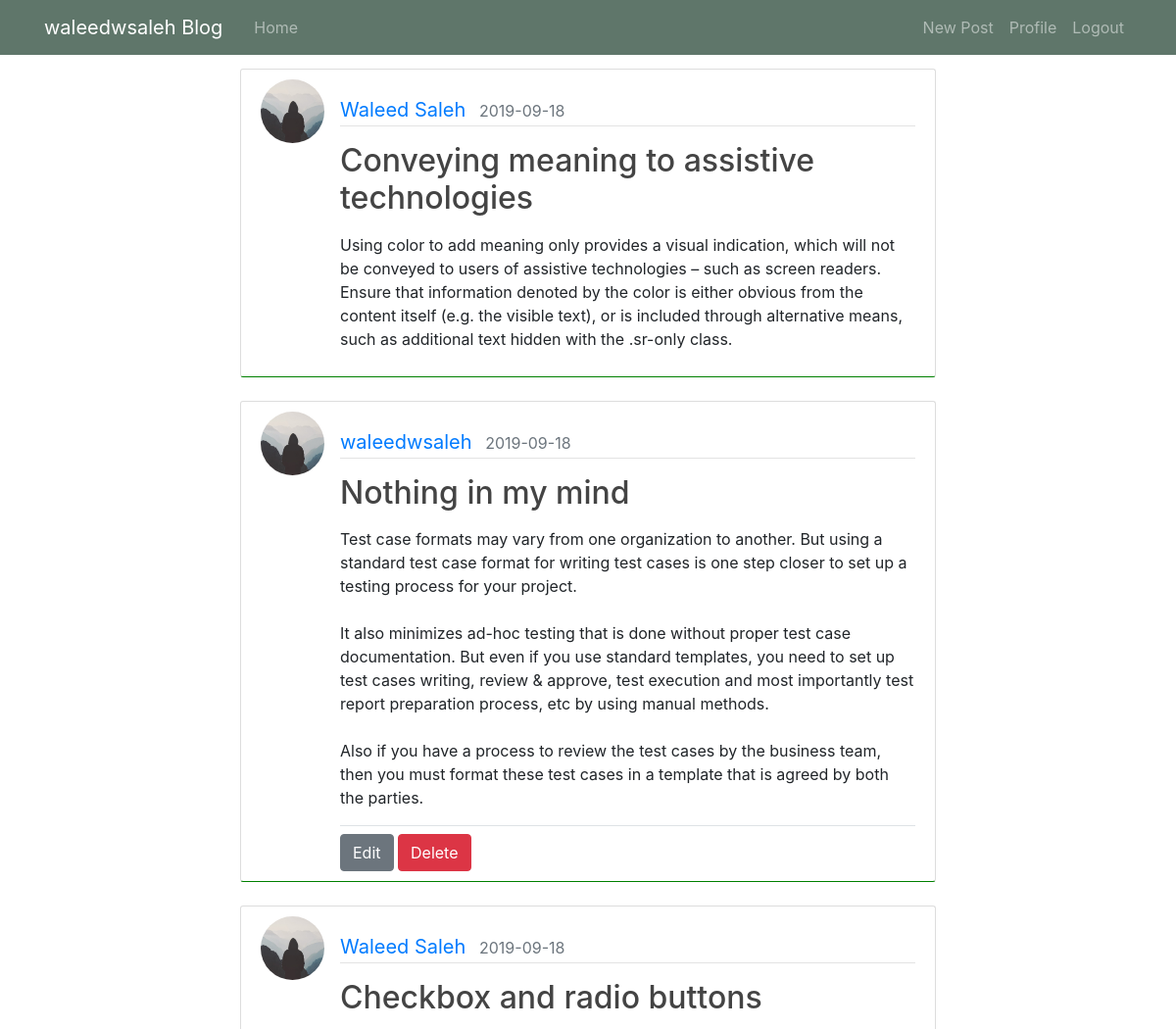
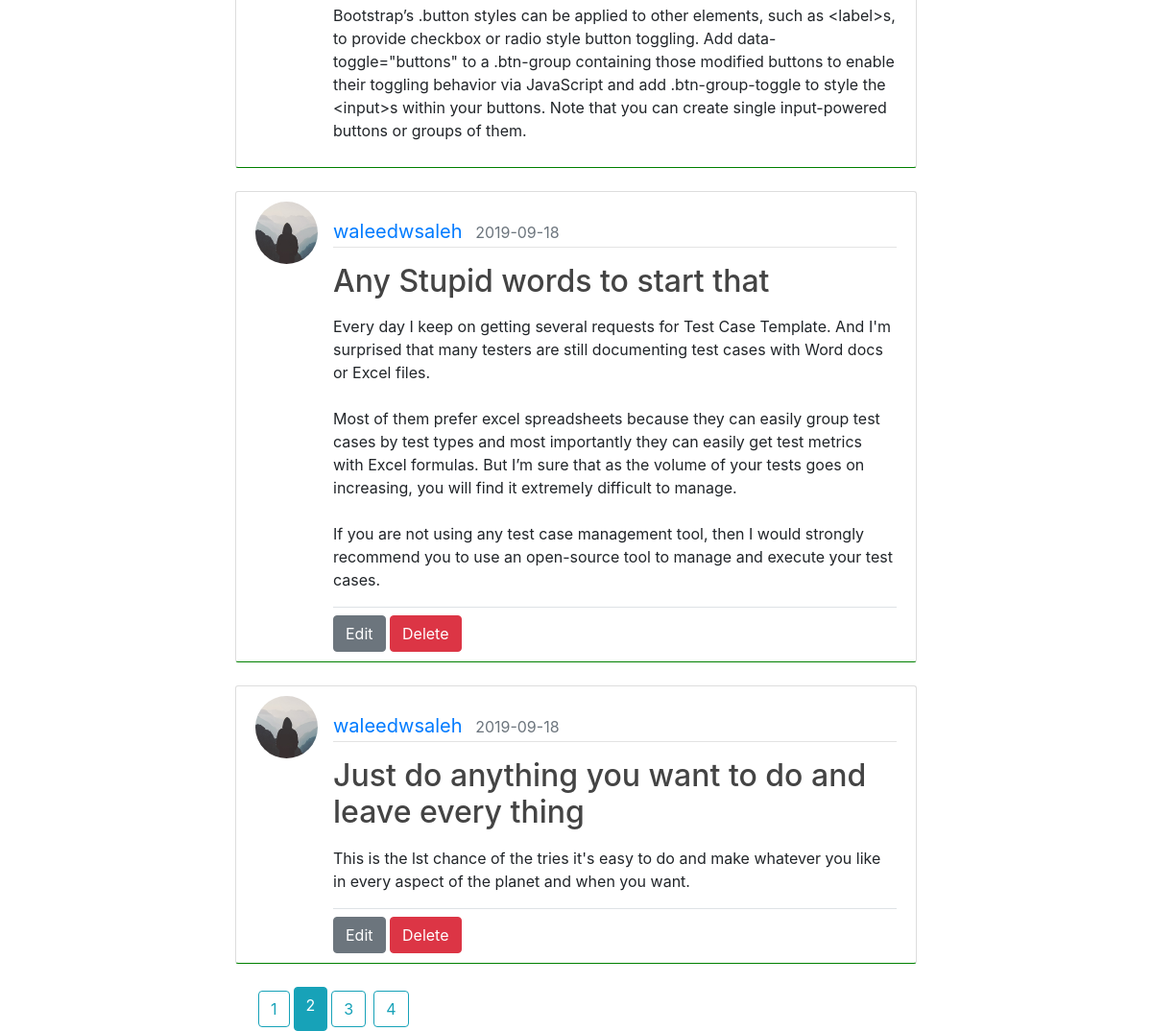
Page /waleedwsaleh/home?page=2 (signed in) on the committed database (2 pictures, top to bottom).
### flaskblog/Models/User.py (models this page shows, shortened)
class User(db.Model, UserMixin):
    id = db.Column(db.Integer(), primary_key=True)
    username = db.Column(db.String(30), unique=True, nullable=False)
    email = db.Column(db.String(100), unique=True, nullable=False)
    password = db.Column(db.String(150), nullable=False)
    image_file = db.Column(db.String(60), nullable=True, default='default.jpg')
    creation_time = db.Column(db.DateTime, nullable=False, default=datetime.utcnow)
    posts = db.relationship('Post', backref='author', lazy=True)

### flaskblog/Models/Post.py (models this page shows, shortened)
class Post(db.Model,UserMixin):
    id = db.Column(db.Integer, primary_key=True)
    title = db.Column(db.String(50), nullable=False)
    body = db.Column(db.Text, nullable=False)
    publish_date = db.Column(db.DateTime, nullable=False, default=datetime.utcnow)
    user_id = db.Column(db.Integer, db.ForeignKey('user.id'), nullable=False)

### flaskblog/main/routes.py (the view)
@main_page.route('/<string:username>/home')
@login_required
def home(username):
    page = request.args.get('page', 1, type=int)
    print("Page number= ", page)
    posts = Post.query.order_by(Post.publish_date.desc()).paginate(page=page, per_page=5)
    form = Posts()
    return render_template('home.html', posts=posts, title="Home")

### flaskblog/Models/User.py (called while the page is built)
@login_manager.user_loader
def load_user(user_id):
    return User.query.get(int(user_id))

### flaskblog/templates/home.html (shortened to what this page needs)
{% extends 'layouts/layout.html' %}
{% block content %}
    {% if posts %}
        {% for post in posts.items %}
            <article class="media content-section mb-4" style="border-bottom-color:green ">
                <img class="rounded-circle article-img"
                     src="{{ url_for('static', filename='imgs/profile_pics/' + post.author.image_file) }}"
                     alt="User Profile Picture">
                <div class="media-body mt-3">
                    <div class="article-metadata mb-3 ">
                        <a class="mr-2" href="{{ url_for('posts.user_posts',username=post.author.username) }}">{{ post.author.username }}</a>
                        <small class="text-muted"> {{post.publish_date.strftime('%Y-%m-%d')}} </small>
                    </div>
                    {% if post.author == current_user %}
                        <h2><a class="article-title"
                               href="{{ url_for('posts.post', username = post.author.username, post_id = post.id) }}">{{ post.title }}</a>
                        </h2>
                    {% else %}
                        <h2 class="article-title">{{ post.title }}</h2>
                    {% endif %}
                    <p class="article-content mt-3">{{ post.body }}</p>
                    {% if post.author == current_user %}
                        <div class="border-top">
                            <a class="btn btn-secondary mt-2"
                               href="{{ url_for('posts.edit_post',post_id = post.id, username = post.author.username) }}">
                                Edit
                            </a>
                            <button type="button" class="btn btn-danger mt-2" data-toggle="modal"
                                    data-target="#deletePost">
                                Delete
                            </button>
                        </div>
                        </div>
                    {% endif %}
            </article>
        {% endfor %}
        <div class="pagination " style="margin-left: 20px;">
            {%- for page in posts.iter_pages(left_edge=2, left_current= 1, right_edge = 2, right_current = 1) %}
                {% if page %}
                    {% if page != posts.page %}
                        <a class="btn btn-outline-info m-1 "
                           href="{{ url_for('main_page.home',username = current_user.username ,page=page) }}">{{ page }}</a>
                    {% else %}
                        <a class="btn btn-info"
                           href="{{ url_for('main_page.home',username = current_user.username ,page = page) }}">{{ page }}</a>
                    {% endif %}
                {% else %}
                    <span class="ellipsis">…</span>
                {% endif %}
            {%- endfor %}
        </div>
    {% else %}
        <h1 class="toast-header text-center">{{ current_user.username }} HAS NO POSTS YET !</h1>
    {% endif %}
{% endblock %}

### flaskblog/templates/layouts/layout.html (shortened to what this page needs)
<!DOCTYPE html>
<html lang="en">
{% include 'layouts/_headTag.html' %}
<body>
<header class="site-header">
    <nav class="navbar navbar-expand-md navbar-dark bg-steel fixed-top ">
        <div class="container">
            {% if current_user.is_authenticated %}
                <a class="navbar-brand mr-4" href="{{ url_for('users.profile') }}">{{ current_user.username }} Blog</a>
            {% else %}
                <a class="navbar-brand mr-4" href="{{ url_for('main_page.index') }}">Blog</a>
            {% endif %}
            <div class="collapse navbar-collapse" id="navbarToggle">
                <div class="navbar-nav mr-auto">
                    {% if current_user.is_authenticated %}
                    <a class="nav-item nav-link"
                      href="{{ url_for('main_page.home', username=current_user.username.strip(' ')) }}">Home</a>
                    {% else %}
                    <a class="nav-item nav-link"
                      href="{{ url_for('main_page.index')}}">Home</a>
                    {% endif %}
                </div>
                <div class="navbar-nav">
                    {% if current_user.is_authenticated %}
                        <a class="nav-item nav-link"
                           href="{{ url_for('posts.new_post', username = current_user.username.strip(' ')) }}">New
                            Post</a>
                        <a class="nav-item nav-link" href="{{ url_for('users.profile') }}">Profile</a>
                        <a class="nav-item nav-link" href="{{ url_for('users.logout') }}">Logout</a>
                    {% else %}
                        <a class="nav-item nav-link" href="{{ url_for('users.login') }}">Login</a>
                        <a class="nav-item nav-link" href="{{ url_for('users.registration') }}">Register</a>
                    {% endif %}
                </div>
            </div>
        </div>
    </nav>
</header>
<main class="container" role="main" style="margin-top:70px;">
    {% block main %}
        <div class="container">
            <div class="row">
                <div class="col">
                </div>
                <div class="col-8">
                    {% block content %}
                    {% endblock content %}
                </div>
                <div class="col">
                </div>
            </div>
        </div>
        </main>
    {% endblock main %}
</body>
</html>

### flaskblog/static/styles/css/main.css (style rules this page uses)
body { background: #fafafa; color: #333333; margin: 0; }
h1, h2, h3, h4, h5, h6 { color: #444444; }
.bg-steel { background-color: #5f766a; }
.site-header .navbar-nav .nav-link { color: #cbd5db; }
.content-section { background: #ffffff; padding: 10px 20px; border: 1px solid #dddddd; border-radius: 3px; }
.article-title { color: #444444; }
.article-content { white-space: pre-line; }
.article-img { height: 65px; width: 65px; margin-right: 16px; }
.article-metadata { color: black; font-size: 20px; }
.article-metadata { padding-bottom: 1px; margin-bottom: 4px; border-bottom: 1px solid #e3e3e3; }

### rows in the picture
User: username "waleedwsaleh"
Post: image_file (placeholder picture), author.username "Waleed Saleh", publish_date "2019-09-18", title "Conveying meaning to assistive technologies", body "Using color to add meaning only provides a visual indication, which will not be conveyed to users of assistive technologies – such as screen readers. Ensure that information denoted by the color is either obvious from the content itself (e.g. the visible text), or is included through alternative means, such as additional text hidden with the .sr-only class."
Post: image_file (placeholder picture), author.username "waleedwsaleh", publish_date "2019-09-18", title "Nothing in my mind", body "Test case formats may vary from one organization to another. But using a standard test case format for writing test cases is one step closer to set up a testing process for your project. It also minimizes ad-hoc testing that is done without proper test case documentation. But even if you use standard templates, you need to set up test cases writing, review & approve, test execution and most importantly test report preparation process, etc by using manual methods. Also if you have a process to review the test cases by the business team, then you must format these test cases in a template that is agreed by both the parties."
Post: image_file (placeholder picture), author.username "Waleed Saleh", publish_date "2019-09-18", title "Checkbox and radio buttons", body "Bootstrap’s .button styles can be applied to other elements, such as <label>s, to provide checkbox or radio style button toggling. Add data-toggle=\"buttons\" to a .btn-group containing those modified buttons to enable their toggling behavior via JavaScript and add .btn-group-toggle to style the <input>s within your buttons. Note that you can create single input-powered buttons or groups of them."
Post: image_file (placeholder picture), author.username "waleedwsaleh", publish_date "2019-09-18", title "Any Stupid words to start that", body "Every day I keep on getting several requests for Test Case Template. And I'm surprised that many testers are still documenting test cases with Word docs or Excel files. Most of them prefer excel spreadsheets because they can easily group test cases by test types and most importantly they can easily get test metrics with Excel formulas. But I’m sure that as the volume of your tests goes on increasing, you will find it extremely difficult to manage. If you are not using any test case management tool, then I would strongly recommend you to use an open-source tool to manage and execute your test cases."
Post: image_file (placeholder picture), author.username "waleedwsaleh", publish_date "2019-09-18", title "Just do anything you want to do and leave every thing", body "This is the lst chance of the tries it's easy to do and make whatever you like in every aspect of the planet and when you want."

### other values in the picture
{{ page }} "1" "3" "4"
{{ page }} "2"
